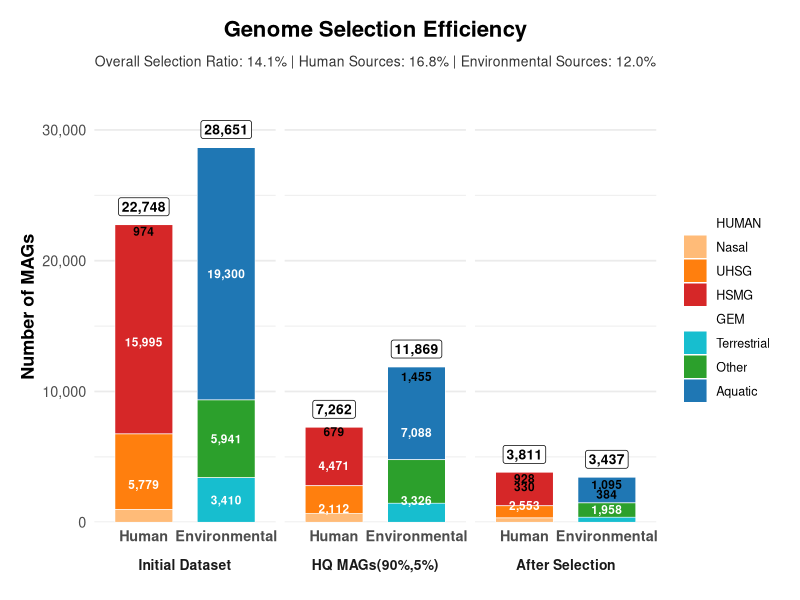
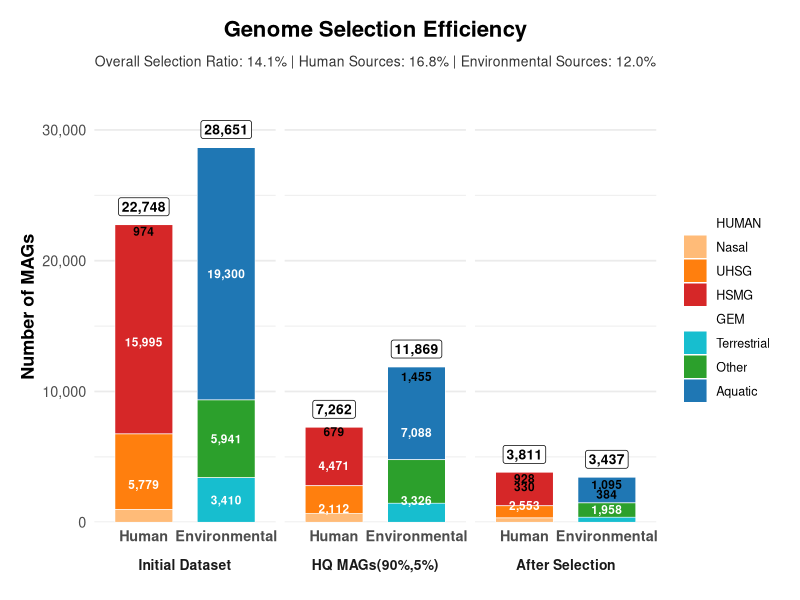

Generate these figures, in order, with R:
library(tidyverse)

# =========================
# 1. Data Definition
# =========================
selection_data <- tribble(
  ~Stage, ~Classification, ~Source, ~Value,
  "Initial Dataset", "Human", "HSMG", 15995,
  "Initial Dataset", "Human", "UHSG", 5779,
  "Initial Dataset", "Human", "Nasal", 974,
  "Initial Dataset", "Environmental", "Aquatic", 19300,
  "Initial Dataset", "Environmental", "Other", 5941,
  "Initial Dataset", "Environmental", "Terrestrial", 3410,
  "HQ MAGs(90%,5%)", "Human", "HSMG", 4471,
  "HQ MAGs(90%,5%)", "Human", "UHSG", 2112,
  "HQ MAGs(90%,5%)", "Human", "Nasal", 679,
  "HQ MAGs(90%,5%)", "Environmental", "Aquatic", 7088,
  "HQ MAGs(90%,5%)", "Environmental", "Other", 3326,
  "HQ MAGs(90%,5%)", "Environmental", "Terrestrial", 1455,
  "After Selection", "Human", "HSMG", 2553,
  "After Selection", "Human", "UHSG", 928,
  "After Selection", "Human", "Nasal", 330,
  "After Selection", "Environmental", "Aquatic", 1958,
  "After Selection", "Environmental", "Other", 1095,
  "After Selection", "Environmental", "Terrestrial", 384
) %>%
  mutate(
    Stage = factor(Stage, levels = c("Initial Dataset", "HQ MAGs(90%,5%)", "After Selection")),
    Classification = factor(Classification, levels = c("Human", "Environmental")),
    Source = factor(Source, levels = c("HSMG", "UHSG", "Nasal", "Aquatic", "Other", "Terrestrial"))
  )

# Calculate stats for the subtitle
initial_total <- sum(selection_data$Value[selection_data$Stage == "Initial Dataset"])
final_total <- sum(selection_data$Value[selection_data$Stage == "After Selection"])
overall_ratio <- (final_total / initial_total) * 100

human_initial <- sum(selection_data$Value[selection_data$Stage == "Initial Dataset" & selection_data$Classification == "Human"])
human_final <- sum(selection_data$Value[selection_data$Stage == "After Selection" & selection_data$Classification == "Human"])
human_ratio <- (human_final / human_initial) * 100

env_initial <- sum(selection_data$Value[selection_data$Stage == "Initial Dataset" & selection_data$Classification == "Environmental"])
env_final <- sum(selection_data$Value[selection_data$Stage == "After Selection" & selection_data$Classification == "Environmental"])
env_ratio <- (env_final / env_initial) * 100

subtitle_text <- sprintf(
  "Overall Selection Ratio: %.1f%% | Human Sources: %.1f%% | Environmental Sources: %.1f%%",
  overall_ratio, human_ratio, env_ratio
)

# Colors matching Python script but polished for R
# We add dummy entries for legend headers
source_colors <- c(
  "HUMAN" = "white",
  "HSMG" = "#D62728",
  "UHSG" = "#FF7F0E",
  "Nasal" = "#FFBB78",
  "GEM" = "white",
  "Aquatic" = "#1F77B4",
  "Other" = "#2CA02C",
  "Terrestrial" = "#17BECF"
)

# Define the legend order (Top-down)
legend_breaks <- c("HUMAN", "Nasal", "UHSG", "HSMG", "GEM", "Terrestrial", "Other", "Aquatic")

# Calculate totals for labels
totals <- selection_data %>%
  group_by(Stage, Classification) %>%
  summarise(Total = sum(Value), .groups = "drop")

# =========================
# 2. Plotting
# =========================
# Ensure Source order matches stacking (from bottom to top)
# And include dummy headers in levels
selection_data <- selection_data %>%
  mutate(Source = factor(Source, levels = c("HSMG", "UHSG", "Nasal", "Aquatic", "Other", "Terrestrial", "HUMAN", "GEM")))

p <- ggplot(selection_data, aes(x = Classification, y = Value, fill = Source)) +
  # Stacked bars (default position_stack is bottom-to-top)
  geom_col(position = "stack", width = 0.7, color = "white", linewidth = 0.2) +
  # Faceting by Stage
  facet_grid(~Stage, switch = "x") +
  # Value labels inside bars (only if > 300)
  geom_text(
    aes(label = ifelse(Value > 300, scales::comma(Value), ""), 
        color = ifelse(Value > 1500, "white", "black")),
    position = position_stack(vjust = 0.5),
    size = 3, fontface = "bold", show.legend = FALSE
  ) +
  # Total labels on top
  geom_label(
    data = totals,
    aes(x = Classification, y = Total, label = scales::comma(Total)),
    vjust = -0.5, size = 3.5, fontface = "bold",
    label.padding = unit(0.2, "lines"),
    fill = "white", alpha = 0.8,
    inherit.aes = FALSE
  ) +
  # Color and scale customizations
  scale_fill_manual(
    values = source_colors,
    breaks = legend_breaks,
    drop = FALSE, # Ensure dummy levels stay in legend
    guide = guide_legend(
      override.aes = list(
        # Hide the box for headers by setting alpha or color to white/transparent
        fill = c("white", source_colors[c("Nasal", "UHSG", "HSMG")], "white", source_colors[c("Terrestrial", "Other", "Aquatic")]),
        color = c("white", "white", "white", "white", "white", "white", "white", "white")
      )
    )
  ) +
  scale_color_identity() +
  scale_y_continuous(labels = scales::comma, expand = expansion(mult = c(0, 0.15))) +
  # Labels and Title
  labs(
    title = "Genome Selection Efficiency",
    subtitle = subtitle_text,
    x = NULL,
    y = "Number of MAGs",
    fill = NULL
  ) +
  # Theme customization
  theme_minimal(base_size = 13) +
  theme(
    plot.title = element_text(face = "bold", size = 16, hjust = 0.5, margin = margin(b = 10)),
    plot.subtitle = element_text(size = 10, color = "grey20", hjust = 0.5, margin = margin(b = 15)),
    axis.title.y = element_text(face = "bold"),
    axis.text.x = element_text(face = "bold", color = "grey30"),
    strip.text = element_text(face = "bold", size = 10),
    strip.placement = "outside",
    panel.grid.major.x = element_blank(),
    legend.position = "right",
    legend.text = element_text(size = 9),
    plot.margin = margin(15, 15, 15, 15)
  )

# =========================
# 3. Save Output
# =========================
ggsave("E:/data/R/gephe_R/scripts/Figure1/Figure1B_Selection_Efficiency.pdf",
  p,
  width = 9, height = 7, dpi = 300
)
ggsave("E:/data/R/gephe_R/scripts/Figure1/Figure1B_Selection_Efficiency.png",
  p,
  width = 8.5, height = 7, dpi = 300
)

print("Visualization saved to E:/data/R/gephe_R/scripts/Figure1/Figure1B_Selection_Efficiency.png")
